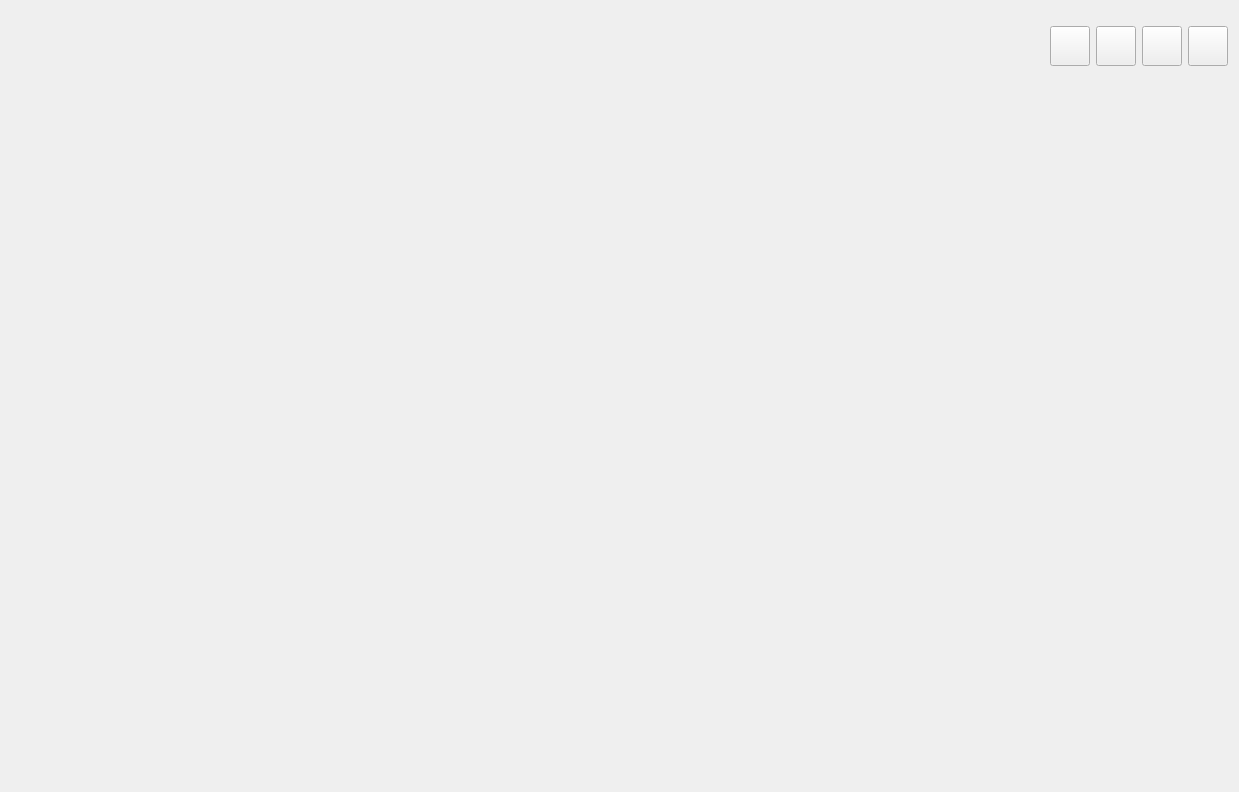
<?xml version="1.0" encoding="UTF-8"?>
<ui version="4.0">
 <class>FramelessDemoClass</class>
 <widget class="QWidget" name="FramelessDemoClass">
  <property name="geometry">
   <rect>
    <x>0</x>
    <y>0</y>
    <width>1239</width>
    <height>792</height>
   </rect>
  </property>
  <property name="windowTitle">
   <string>FramelessDemo</string>
  </property>
  <layout class="QVBoxLayout" name="verticalLayout">
   <property name="spacing">
    <number>0</number>
   </property>
   <property name="leftMargin">
    <number>0</number>
   </property>
   <property name="topMargin">
    <number>0</number>
   </property>
   <property name="rightMargin">
    <number>0</number>
   </property>
   <property name="bottomMargin">
    <number>0</number>
   </property>
   <item>
    <widget class="QWidget" name="widget" native="true">
     <layout class="QVBoxLayout" name="verticalLayout_2">
      <property name="spacing">
       <number>0</number>
      </property>
      <property name="leftMargin">
       <number>0</number>
      </property>
      <property name="topMargin">
       <number>0</number>
      </property>
      <property name="rightMargin">
       <number>0</number>
      </property>
      <property name="bottomMargin">
       <number>0</number>
      </property>
      <item>
       <widget class="QWidget" name="wgt_top" native="true">
        <property name="minimumSize">
         <size>
          <width>0</width>
          <height>93</height>
         </size>
        </property>
        <property name="maximumSize">
         <size>
          <width>16777215</width>
          <height>93</height>
         </size>
        </property>
        <layout class="QHBoxLayout" name="horizontalLayout">
         <property name="spacing">
          <number>0</number>
         </property>
         <property name="leftMargin">
          <number>0</number>
         </property>
         <property name="topMargin">
          <number>0</number>
         </property>
         <property name="rightMargin">
          <number>0</number>
         </property>
         <property name="bottomMargin">
          <number>0</number>
         </property>
         <item>
          <widget class="QWidget" name="wgt_caption" native="true"/>
         </item>
         <item>
          <widget class="QWidget" name="wgt_btn" native="true">
           <property name="minimumSize">
            <size>
             <width>200</width>
             <height>0</height>
            </size>
           </property>
           <property name="maximumSize">
            <size>
             <width>200</width>
             <height>16777215</height>
            </size>
           </property>
           <layout class="QHBoxLayout" name="horizontalLayout_2">
            <item>
             <widget class="QPushButton" name="btn_min">
              <property name="minimumSize">
               <size>
                <width>40</width>
                <height>40</height>
               </size>
              </property>
              <property name="maximumSize">
               <size>
                <width>40</width>
                <height>40</height>
               </size>
              </property>
              <property name="text">
               <string/>
              </property>
             </widget>
            </item>
            <item>
             <widget class="QPushButton" name="btn_max">
              <property name="minimumSize">
               <size>
                <width>40</width>
                <height>40</height>
               </size>
              </property>
              <property name="maximumSize">
               <size>
                <width>40</width>
                <height>40</height>
               </size>
              </property>
              <property name="text">
               <string/>
              </property>
             </widget>
            </item>
            <item>
             <widget class="QPushButton" name="btn_restore">
              <property name="minimumSize">
               <size>
                <width>40</width>
                <height>40</height>
               </size>
              </property>
              <property name="maximumSize">
               <size>
                <width>40</width>
                <height>40</height>
               </size>
              </property>
              <property name="text">
               <string/>
              </property>
             </widget>
            </item>
            <item>
             <widget class="QPushButton" name="btn_close">
              <property name="minimumSize">
               <size>
                <width>40</width>
                <height>40</height>
               </size>
              </property>
              <property name="maximumSize">
               <size>
                <width>40</width>
                <height>40</height>
               </size>
              </property>
              <property name="text">
               <string/>
              </property>
             </widget>
            </item>
           </layout>
          </widget>
         </item>
        </layout>
       </widget>
      </item>
      <item>
       <widget class="QWidget" name="widget_2" native="true"/>
      </item>
     </layout>
    </widget>
   </item>
  </layout>
 </widget>
 <layoutdefault spacing="6" margin="11"/>
 <resources>
  <include location="framelessdemo.qrc"/>
 </resources>
 <connections/>
</ui>
